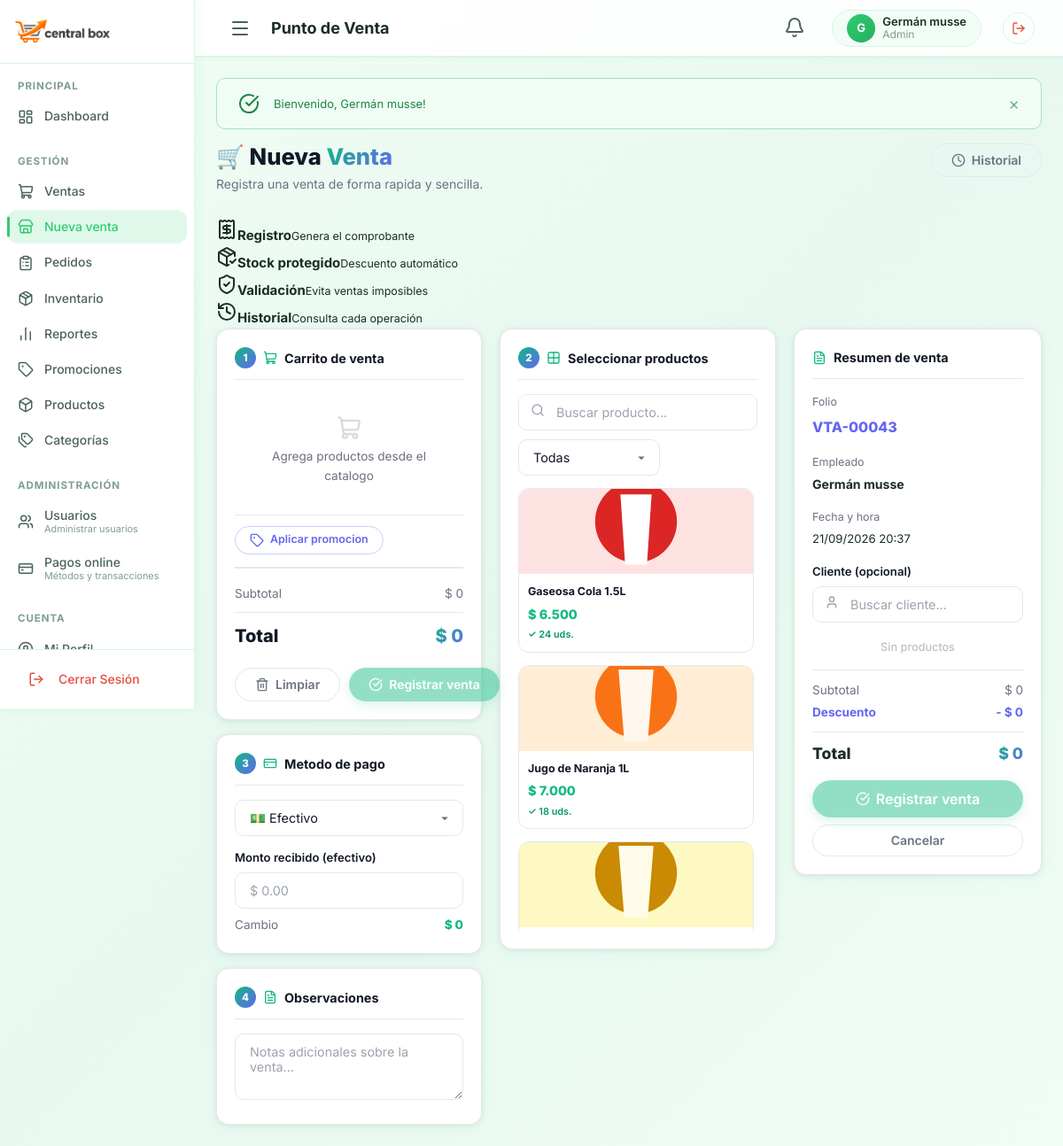
The app's page /public/index.php?controller=ventas&action=puntoVenta (signed in) with its own data.
### tables this page shows
CREATE TABLE IF NOT EXISTS productos (
    id           INT UNSIGNED AUTO_INCREMENT PRIMARY KEY,
    nombre       VARCHAR(100)       NOT NULL,
    descripcion  TEXT               NULL,
    precio       DECIMAL(12,2)      NOT NULL DEFAULT 0.00,
    stock        INT                NOT NULL DEFAULT 0,
    stock_minimo INT                NOT NULL DEFAULT 5,
    imagen       VARCHAR(255)       NULL,
    categoria_id INT UNSIGNED       NULL,
    vendedor_id  INT UNSIGNED       NULL,
    activo       TINYINT(1)         NOT NULL DEFAULT 1,
    created_at   DATETIME           NOT NULL DEFAULT CURRENT_TIMESTAMP,
    updated_at   DATETIME           NOT NULL DEFAULT CURRENT_TIMESTAMP ON UPDATE CURRENT_TIMESTAMP,

    CONSTRAINT fk_producto_categoria
        FOREIGN KEY (categoria_id) REFERENCES categorias(id)
        ON DELETE SET NULL ON UPDATE CASCADE,

    CONSTRAINT fk_producto_vendedor
        FOREIGN KEY (vendedor_id) REFERENCES usuarios(id)
        ON DELETE SET NULL ON UPDATE CASCADE
);

### controllers/VentasController.php (called while the page is built, shortened)
<?php
require_once MODELS_PATH . '/Producto.php';
class VentasController
{
    private Producto $productoModel;
    public function __construct()
    {
        $this->productoModel = new Producto();
    }
    public function puntoVenta(): void
    {
        $productos = $this->productoModel->getAll(null, null, 200, 0, true);
        $guardarVentaUrl = BASE_URL . '/index.php?controller=ventas&action=guardarVenta';
        $historialUrl = BASE_URL . '/index.php?controller=ventas&action=online';
        require_once VIEWS_PATH . '/Layouts/header.php';
        require_once VIEWS_PATH . '/empleado/nueva_venta.php';
        require_once VIEWS_PATH . '/Layouts/footer.php';
    }
}

### public/index.php (called while the page is built, shortened)
<?php
require_once __DIR__ . '/../config/config.php';
require_once __DIR__ . '/../config/database.php';
$actionName     = $_GET['action']     ?? 'index';
$controller = new $controllerClass();
$controller->$actionName();

### config/config.php (called while the page is built, shortened)
<?php
function isLoggedIn(): bool
{
    return isset($_SESSION['usuario_id']);
}
function getUser(): ?array
{
    return [
        'id'     => $_SESSION['usuario_id'],
        'nombre' => $_SESSION['usuario_nombre'],
        'email'  => $_SESSION['usuario_email'],
        'rol'    => $_SESSION['usuario_rol'],
        'avatar' => $_SESSION['usuario_avatar'] ?? null,
    ];
}
function e(?string $value): string
{
    return htmlspecialchars($value ?? '', ENT_QUOTES, 'UTF-8');
}
function formatPrice(float $price): string
{
    return '$ ' . number_format($price, 0, ',', '.');
}

### config/database.php (called while the page is built, shortened)
<?php
class Database
{
    private static ?Database $instance = null;
    private PDO $connection;
    private static string $host = '127.0.0.1';
    private static string $port = '3306';
    private static string $dbname = 'central_box';
    private static string $username = 'root';
    private static string $password = '';
    private static string $charset = 'utf8mb4';
    private function __construct()
    {
        try {
            $dsn = "mysql:host=" . self::$host . ";port=" . self::$port . ";dbname=" . self::$dbname . ";charset=" . self::$charset;
            $options = [
                PDO::ATTR_ERRMODE            => PDO::ERRMODE_EXCEPTION,
                PDO::ATTR_DEFAULT_FETCH_MODE => PDO::FETCH_ASSOC,
                PDO::ATTR_EMULATE_PREPARES   => false,
                PDO::MYSQL_ATTR_INIT_COMMAND => "SET NAMES " . self::$charset,
            ];
            $this->connection = new PDO($dsn, self::$username, self::$password, $options);
        } catch (PDOException $e) {
            die("Error de conexión a la base de datos: " . $e->getMessage());
        }
    }
    public static function getInstance(): self
    {
        if (self::$instance === null) {
            self::$instance = new self();
        }
        return self::$instance;
    }
    public function getConnection(): PDO
    {
        return $this->connection;
    }
}

### models/Producto.php (called while the page is built, shortened)
<?php
require_once __DIR__ . '/../config/database.php';
class Producto
{
    private PDO $db;
    public function __construct()
    {
        $this->db = Database::getInstance()->getConnection();
    }
    public function getAll(?int $categoriaId = null, ?string $busqueda = null, int $limit = 12, int $offset = 0, bool $soloActivos = true): array
    {
        $sql = "SELECT p.*, c.nombre AS categoria_nombre, u.nombre AS vendedor_nombre
                FROM productos p
                LEFT JOIN categorias c ON p.categoria_id = c.id
                LEFT JOIN usuarios u ON p.vendedor_id = u.id
                WHERE 1=1";
        $params = [];
        if ($soloActivos) {
            $sql .= " AND p.activo = 1";
        }
        $sql .= " ORDER BY p.created_at DESC LIMIT :limit OFFSET :offset";
        $stmt = $this->db->prepare($sql);
        $stmt->bindValue(':limit', $limit, PDO::PARAM_INT);
        $stmt->bindValue(':offset', $offset, PDO::PARAM_INT);
        $stmt->execute();
        return $stmt->fetchAll();
    }
}

### views/empleado/nueva_venta.php (the view, shortened to what this page needs)
<div class="emp-page-header emp-animate-in">
    <div>
        <h1 class="emp-page-title">🛒 Nueva <span>Venta</span></h1>
        <p class="emp-page-subtitle">Registra una venta de forma rapida y sencilla.</p>
    </div>
    <a href="<?= e($historialUrl ?? BASE_URL . '/index.php?controller=empleado&action=historial') ?>"
       class="emp-btn emp-btn-ghost">
        <i data-lucide="clock"></i> Historial
    </a>
</div>
<div class="ventas-pos-context" aria-label="Controles de la venta">
    <div><i data-lucide="receipt"></i><span><strong>Registro</strong><small>Genera el comprobante</small></span></div>
    <div><i data-lucide="package-check"></i><span><strong>Stock protegido</strong><small>Descuento automático</small></span></div>
    <div><i data-lucide="shield-check"></i><span><strong>Validación</strong><small>Evita ventas imposibles</small></span></div>
    <div><i data-lucide="history"></i><span><strong>Historial</strong><small>Consulta cada operación</small></span></div>
</div>
<form action="<?= e($guardarVentaUrl ?? BASE_URL . '/index.php?controller=empleado&action=confirmarVenta') ?>"
      method="POST" id="empVentaForm" class="ventas-pos-page">
<div class="emp-pos-layout">
    <div>
        <div class="emp-pos-section">
            <div class="emp-pos-section-title">
                <span class="emp-pos-section-num">1</span>
                <i data-lucide="shopping-cart" style="width:16px;height:16px;color:#10B981;"></i>
                Carrito de venta
            </div>
            <div id="empCartEmpty" style="text-align:center;padding:24px;color:var(--emp-text-sec);font-size:.85rem;">
                <i data-lucide="shopping-cart" style="width:28px;height:28px;opacity:.25;display:block;margin:0 auto 8px;"></i>
                Agrega productos desde el catalogo
            </div>
            <div style="border-top:1px solid var(--emp-border);padding-top:12px;margin-top:8px;">
                <button type="button" class="emp-btn emp-btn-ghost emp-btn-sm"
                        id="togglePromo"
                        style="font-size:.78rem;color:#6366F1;border-color:#C7D2FE;">
                    <i data-lucide="tag"></i> Aplicar promocion
                </button>
            </div>
            <div class="emp-cart-totals">
                <div class="emp-total-row">
                    <span>Subtotal</span>
                    <span id="empSubtotal">$ 0</span>
                </div>
                <div class="emp-total-final">
                    <span>Total</span>
                    <span id="empTotal">$ 0</span>
                </div>
            </div>
            <div style="display:grid;grid-template-columns:1fr 1fr;gap:10px;margin-top:16px;">
                <button type="button" onclick="empLimpiarCarrito()"
                        class="emp-btn emp-btn-ghost">
                    <i data-lucide="trash-2"></i> Limpiar
                </button>
                <button type="submit" id="btnConfirmar"
                        class="emp-btn emp-btn-primary" disabled>
                    <i data-lucide="check-circle"></i> Registrar venta
                </button>
            </div>
        </div>
        <div class="emp-pos-section" style="margin-top:16px;">
            <div class="emp-pos-section-title">
                <span class="emp-pos-section-num">3</span>
                <i data-lucide="credit-card" style="width:16px;height:16px;color:#10B981;"></i>
                Metodo de pago
            </div>
            <select name="metodo_pago" class="emp-select">
                <option value="efectivo">💵 Efectivo</option>
            </select>
            <div style="margin-top:14px;" id="montoWrap">
                <label class="emp-label" style="margin-bottom:6px;">Monto recibido (efectivo)</label>
                <input type="number" id="montoRec" class="emp-input"
                       placeholder="$ 0.00" step="0.01" min="0">
                <div style="display:flex;justify-content:space-between;margin-top:8px;font-size:.85rem;">
                    <span style="color:var(--emp-text-sec);">Cambio</span>
                    <span id="cambio" style="font-weight:800;color:#10B981;">$ 0</span>
                </div>
            </div>
        </div>
        <div class="emp-pos-section" style="margin-top:16px;">
            <div class="emp-pos-section-title">
                <span class="emp-pos-section-num">4</span>
                <i data-lucide="file-text" style="width:16px;height:16px;color:#10B981;"></i>
                Observaciones
            </div>
            <textarea name="notas" class="emp-input" rows="3"
                      placeholder="Notas adicionales sobre la venta..."
                      style="resize:vertical;"></textarea>
        </div>
    </div>
    <div class="emp-pos-section">
        <div class="emp-pos-section-title">
            <span class="emp-pos-section-num">2</span>
            <i data-lucide="grid-2x2" style="width:16px;height:16px;color:#10B981;"></i>
            Seleccionar productos
        </div>
        <div style="display:flex;gap:10px;margin-bottom:14px;flex-wrap:wrap;">
            <div class="emp-searchbar" style="flex:1;min-width:160px;">
                <span class="emp-searchbar-icon"><i data-lucide="search"></i></span>
                <input type="text" id="posBuscar" class="emp-input"
                       placeholder="Buscar producto...">
            </div>
            <select id="posCatFil" class="emp-select" style="width:160px;">
                <option value="">Todas</option>
            </select>
        </div>
        <?php if (empty($productos)): ?>
            <div class="emp-empty" style="min-height:220px;padding:32px 20px;">
                <div class="emp-empty-icon"><i data-lucide="package-x"></i></div>
                <div class="emp-empty-title">Catálogo sin productos disponibles</div>
                <p class="emp-empty-text">Registra productos con precio y stock inicial para habilitar las ventas.</p>
                <a href="<?= BASE_URL ?>/index.php?controller=productos&action=crear" class="emp-btn emp-btn-primary emp-btn-sm">
                    <i data-lucide="plus"></i> Registrar producto
                </a>
            </div>
        <?php else: ?>
        <div class="emp-product-grid" id="posGrid">
            <?php foreach ($productos as $p):
                $so = $p['stock'] <= 0;
                $sl = !$so && $p['stock'] <= $p['stock_minimo'];
            ?>
            <div class="emp-product-card <?= $so ? 'out-stock' : '' ?>"
                 data-nombre="<?= e(strtolower($p['nombre'])) ?>"
                 data-cat="<?= e($p['categoria_nombre'] ?? '') ?>"
                 onclick="<?= $so ? "empToast('Sin stock disponible para este producto.','error')" : "empAgregar({$p['id']},'" . e(addslashes($p['nombre'])) . "',{$p['precio']},{$p['stock']})" ?>">
                <div class="emp-product-img">
                    <?php if (!empty($p['imagen'])): ?>
                        <img src="<?= IMG_URL ?>/productos/<?= e($p['imagen']) ?>"
                             onerror="this.style.display='none'">
                    <?php else: ?>
                        <i data-lucide="package"></i>
                    <?php endif; ?>
                </div>
                <div class="emp-product-info">
                    <div class="emp-product-name"><?= e($p['nombre']) ?></div>
                    <div class="emp-product-price"><?= formatPrice((float)$p['precio']) ?></div>
                    <div class="emp-product-stock <?= $so ? 'emp-stock-out' : ($sl ? 'emp-stock-low' : 'emp-stock-ok') ?>">
                        <?= $so ? '⛔ Sin stock' : ($sl ? '⚠️ Stock bajo (' . $p['stock'] . ')' : '✓ ' . $p['stock'] . ' uds.') ?>
                    </div>
                </div>
            </div>
            <?php endforeach; ?>
        </div>
        <?php endif; ?>
    </div>
    <div>
        <div class="emp-pos-section" style="position:sticky;top:88px;">
            <div class="emp-pos-section-title">
                <i data-lucide="file-text" style="width:16px;height:16px;color:#10B981;"></i>
                Resumen de venta
            </div>
            <div style="font-size:.78rem;color:var(--emp-text-sec);margin-bottom:6px;">
                Folio
            </div>
            <div style="font-size:1rem;font-weight:800;color:#6366F1;margin-bottom:16px;">
                VTA-<?= strtoupper(substr(uniqid(), -5)) ?>
            </div>
            <div style="font-size:.78rem;color:var(--emp-text-sec);margin-bottom:4px;">Empleado</div>
            <div style="font-size:.88rem;font-weight:700;margin-bottom:16px;">
                <?= e(getUser()['nombre'] ?? '') ?>
            </div>
            <div style="font-size:.78rem;color:var(--emp-text-sec);margin-bottom:4px;">Fecha y hora</div>
            <div style="font-size:.82rem;margin-bottom:16px;">
                <?= date('d/m/Y H:i') ?>
            </div>
            <div class="emp-form-group">
                <label class="emp-label">Cliente (opcional)</label>
                <div class="emp-searchbar">
                    <span class="emp-searchbar-icon"><i data-lucide="user"></i></span>
                    <input type="text" id="clienteBuscar" class="emp-input"
                           placeholder="Buscar cliente..."
                           autocomplete="off">
                </div>
            </div>
            <div id="resumItems" style="margin-bottom:14px;font-size:.8rem;color:var(--emp-text-sec);">
                <p style="text-align:center;opacity:.5;">Sin productos</p>
            </div>
            <div style="height:1px;background:var(--emp-border);margin-bottom:12px;"></div>
            <div style="display:flex;justify-content:space-between;font-size:.85rem;color:var(--emp-text-sec);margin-bottom:4px;">
                <span>Subtotal</span><span id="res-sub">$ 0</span>
            </div>
            <div style="display:flex;justify-content:space-between;font-size:.85rem;color:#6366F1;font-weight:700;margin-bottom:4px;" id="res-desc-row" style="display:none;">
                <span>Descuento</span><span id="res-desc">- $ 0</span>
            </div>
            <div style="height:1px;background:var(--emp-border);margin:10px 0;"></div>
            <div style="display:flex;justify-content:space-between;align-items:center;font-size:1.1rem;font-weight:800;">
                <span>Total</span>
                <span style="background:linear-gradient(135deg,#10B981,#6366F1);-webkit-background-clip:text;-webkit-text-fill-color:transparent;background-clip:text;" id="res-total">$ 0</span>
            </div>
            <button type="submit" id="btnConfirmar2" disabled
                    class="emp-btn emp-btn-primary emp-btn-block emp-btn-lg"
                    style="margin-top:16px;">
                <i data-lucide="check-circle"></i> Registrar venta
            </button>
            <a href="<?= BASE_URL ?>/index.php?controller=empleado&action=dashboard"
               class="emp-btn emp-btn-ghost emp-btn-block" style="margin-top:8px;">
                Cancelar
            </a>
        </div>
    </div>
</div>
</form>

### records on screen
productos: imagen (picture), nombre "Gaseosa Cola 1.5L", precio "$ 6.500", stock "24"
productos: imagen (picture), nombre "Jugo de Naranja 1L", precio "$ 7.000", stock "18"
productos: imagen (picture)

### other values on screen
$pageTitle "Punto de Venta"
substr($user['nombre'] ?? 'U', 0, 1) "G"
$user['nombre'] "Germán musse"
$user['rol'] "Admin"
$flashSuccess "Bienvenido, Germán musse!"
getUser()['nombre'] "Germán musse"
